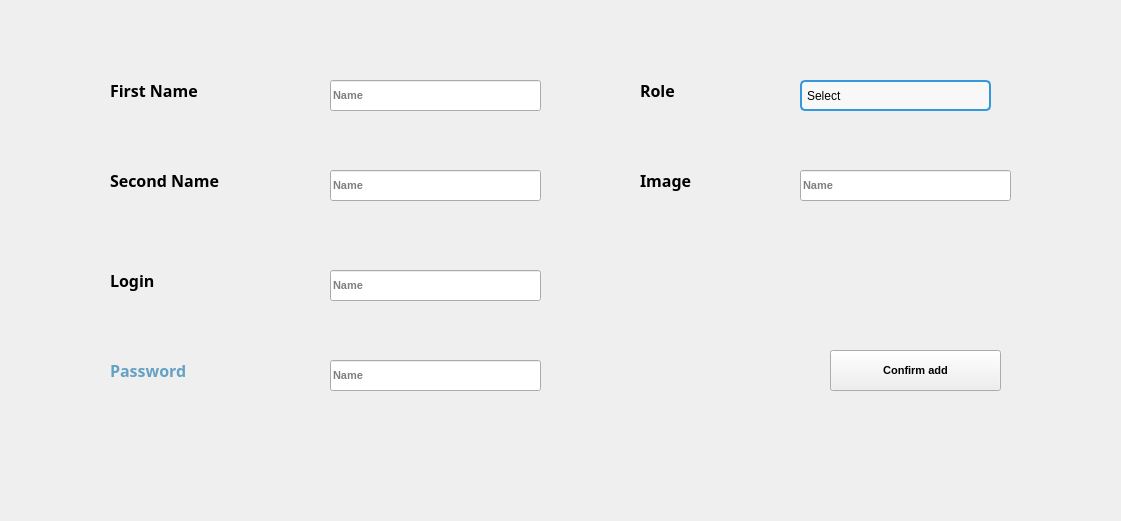
<?xml version="1.0" encoding="UTF-8"?>
<ui version="4.0">
 <class>userlist</class>
 <widget class="QWidget" name="userlist">
  <property name="geometry">
   <rect>
    <x>0</x>
    <y>0</y>
    <width>1121</width>
    <height>521</height>
   </rect>
  </property>
  <property name="windowTitle">
   <string>Form</string>
  </property>
  <property name="styleSheet">
   <string notr="true"/>
  </property>
  <widget class="QStackedWidget" name="add">
   <property name="geometry">
    <rect>
     <x>0</x>
     <y>0</y>
     <width>1121</width>
     <height>521</height>
    </rect>
   </property>
   <property name="font">
    <font>
     <pointsize>8</pointsize>
     <weight>75</weight>
     <bold>true</bold>
    </font>
   </property>
   <property name="currentIndex">
    <number>0</number>
   </property>
   <widget class="QWidget" name="border1">
    <widget class="QLabel" name="course_name">
     <property name="geometry">
      <rect>
       <x>110</x>
       <y>70</y>
       <width>131</width>
       <height>41</height>
      </rect>
     </property>
     <property name="font">
      <font>
       <family>Nirmala UI Semilight</family>
       <pointsize>12</pointsize>
       <weight>75</weight>
       <bold>true</bold>
      </font>
     </property>
     <property name="text">
      <string>First Name</string>
     </property>
    </widget>
    <widget class="QLabel" name="course_type">
     <property name="geometry">
      <rect>
       <x>110</x>
       <y>160</y>
       <width>131</width>
       <height>41</height>
      </rect>
     </property>
     <property name="font">
      <font>
       <family>Nirmala UI Semilight</family>
       <pointsize>12</pointsize>
       <weight>75</weight>
       <bold>true</bold>
      </font>
     </property>
     <property name="text">
      <string>Second Name</string>
     </property>
    </widget>
    <widget class="QLabel" name="course_beginning">
     <property name="geometry">
      <rect>
       <x>110</x>
       <y>260</y>
       <width>161</width>
       <height>41</height>
      </rect>
     </property>
     <property name="font">
      <font>
       <family>Nirmala UI Semilight</family>
       <pointsize>12</pointsize>
       <weight>75</weight>
       <bold>true</bold>
      </font>
     </property>
     <property name="text">
      <string>Login</string>
     </property>
    </widget>
    <widget class="QLabel" name="course_ending">
     <property name="geometry">
      <rect>
       <x>640</x>
       <y>70</y>
       <width>131</width>
       <height>41</height>
      </rect>
     </property>
     <property name="font">
      <font>
       <family>Nirmala UI Semilight</family>
       <pointsize>12</pointsize>
       <weight>75</weight>
       <bold>true</bold>
      </font>
     </property>
     <property name="text">
      <string>Role</string>
     </property>
    </widget>
    <widget class="QLabel" name="course_description">
     <property name="geometry">
      <rect>
       <x>640</x>
       <y>160</y>
       <width>131</width>
       <height>41</height>
      </rect>
     </property>
     <property name="font">
      <font>
       <family>Nirmala UI Semilight</family>
       <pointsize>12</pointsize>
       <weight>75</weight>
       <bold>true</bold>
      </font>
     </property>
     <property name="text">
      <string>Image</string>
     </property>
    </widget>
    <widget class="QLineEdit" name="nom">
     <property name="geometry">
      <rect>
       <x>330</x>
       <y>80</y>
       <width>211</width>
       <height>31</height>
      </rect>
     </property>
     <property name="placeholderText">
      <string>Name</string>
     </property>
    </widget>
    <widget class="QPushButton" name="confirm_add_2">
     <property name="geometry">
      <rect>
       <x>830</x>
       <y>350</y>
       <width>171</width>
       <height>41</height>
      </rect>
     </property>
     <property name="text">
      <string>Confirm add</string>
     </property>
     <property name="checkable">
      <bool>true</bool>
     </property>
    </widget>
    <widget class="QLabel" name="confirm_icon">
     <property name="geometry">
      <rect>
       <x>970</x>
       <y>320</y>
       <width>50</width>
       <height>50</height>
      </rect>
     </property>
     <property name="text">
      <string/>
     </property>
     <property name="pixmap">
      <pixmap resource="../reservation/res.qrc">:/icon/check-mark_1207330.png</pixmap>
     </property>
     <property name="scaledContents">
      <bool>true</bool>
     </property>
    </widget>
    <widget class="QLineEdit" name="prenom">
     <property name="geometry">
      <rect>
       <x>330</x>
       <y>170</y>
       <width>211</width>
       <height>31</height>
      </rect>
     </property>
     <property name="placeholderText">
      <string>Name</string>
     </property>
    </widget>
    <widget class="QLineEdit" name="login">
     <property name="geometry">
      <rect>
       <x>330</x>
       <y>270</y>
       <width>211</width>
       <height>31</height>
      </rect>
     </property>
     <property name="placeholderText">
      <string>Name</string>
     </property>
    </widget>
    <widget class="QLabel" name="course_beginning_2">
     <property name="geometry">
      <rect>
       <x>110</x>
       <y>350</y>
       <width>161</width>
       <height>41</height>
      </rect>
     </property>
     <property name="font">
      <font>
       <family>Nirmala UI Semilight</family>
       <pointsize>12</pointsize>
       <weight>75</weight>
       <bold>true</bold>
      </font>
     </property>
     <property name="styleSheet">
      <string notr="true">    color: #64a1c2;
    font-weight: bold;</string>
     </property>
     <property name="text">
      <string>Password</string>
     </property>
    </widget>
    <widget class="QLineEdit" name="motdepasse">
     <property name="geometry">
      <rect>
       <x>330</x>
       <y>360</y>
       <width>211</width>
       <height>31</height>
      </rect>
     </property>
     <property name="placeholderText">
      <string>Name</string>
     </property>
    </widget>
    <widget class="QComboBox" name="role">
     <property name="geometry">
      <rect>
       <x>800</x>
       <y>80</y>
       <width>191</width>
       <height>31</height>
      </rect>
     </property>
     <property name="styleSheet">
      <string notr="true">QComboBox {
    padding: 5px;
    border: 2px solid #3498db;
    border-radius: 5px;
    background: #f8f8f8;
}

QComboBox::drop-down {
    subcontrol-origin: padding;
    subcontrol-position: right center;
    width: 20px;
    border-left: none;
}

QComboBox::down-arrow {
    image: url(&quot;C:/Users/WorKenX/Desktop/Trad2/reservation/icon/fleche.png&quot;);
    width:10%; 
    height: 10%; 
}
QComboBox::drop-down:hover {
    background: #e0e0e0;
}</string>
     </property>
     <item>
      <property name="text">
       <string>Select</string>
      </property>
     </item>
     <item>
      <property name="text">
       <string>Room</string>
      </property>
     </item>
     <item>
      <property name="text">
       <string>Reservation</string>
      </property>
     </item>
     <item>
      <property name="text">
       <string>Formation</string>
      </property>
     </item>
     <item>
      <property name="text">
       <string>Members</string>
      </property>
     </item>
     <item>
      <property name="text">
       <string>Project</string>
      </property>
     </item>
    </widget>
    <widget class="QLineEdit" name="image">
     <property name="geometry">
      <rect>
       <x>800</x>
       <y>170</y>
       <width>211</width>
       <height>31</height>
      </rect>
     </property>
     <property name="placeholderText">
      <string>Name</string>
     </property>
    </widget>
   </widget>
   <widget class="QWidget" name="border2">
    <widget class="QLineEdit" name="search_user">
     <property name="geometry">
      <rect>
       <x>80</x>
       <y>30</y>
       <width>211</width>
       <height>41</height>
      </rect>
     </property>
     <property name="placeholderText">
      <string>Search</string>
     </property>
    </widget>
    <widget class="QPushButton" name="search_button">
     <property name="geometry">
      <rect>
       <x>310</x>
       <y>30</y>
       <width>71</width>
       <height>41</height>
      </rect>
     </property>
     <property name="text">
      <string/>
     </property>
     <property name="icon">
      <iconset resource="../reservation/res.qrc">
       <normaloff>:/icon/search_5807787.png</normaloff>:/icon/search_5807787.png</iconset>
     </property>
     <property name="iconSize">
      <size>
       <width>30</width>
       <height>30</height>
      </size>
     </property>
     <property name="flat">
      <bool>false</bool>
     </property>
    </widget>
    <widget class="QPushButton" name="sort_button">
     <property name="geometry">
      <rect>
       <x>950</x>
       <y>30</y>
       <width>81</width>
       <height>41</height>
      </rect>
     </property>
     <property name="text">
      <string/>
     </property>
     <property name="icon">
      <iconset resource="../reservation/res.qrc">
       <normaloff>:/icon/setting_6874449.png</normaloff>:/icon/setting_6874449.png</iconset>
     </property>
     <property name="iconSize">
      <size>
       <width>30</width>
       <height>30</height>
      </size>
     </property>
    </widget>
    <widget class="QLabel" name="course_name_8">
     <property name="geometry">
      <rect>
       <x>80</x>
       <y>430</y>
       <width>141</width>
       <height>41</height>
      </rect>
     </property>
     <property name="font">
      <font>
       <family>Nirmala UI Semilight</family>
       <pointsize>13</pointsize>
       <weight>75</weight>
       <bold>true</bold>
      </font>
     </property>
     <property name="styleSheet">
      <string notr="true">color: rgb(0, 0, 127);</string>
     </property>
     <property name="text">
      <string>Generate pdf</string>
     </property>
     <property name="textFormat">
      <enum>Qt::RichText</enum>
     </property>
     <property name="scaledContents">
      <bool>false</bool>
     </property>
    </widget>
    <widget class="QPushButton" name="generate_pdf">
     <property name="geometry">
      <rect>
       <x>200</x>
       <y>420</y>
       <width>61</width>
       <height>51</height>
      </rect>
     </property>
     <property name="text">
      <string/>
     </property>
     <property name="icon">
      <iconset resource="../reservation/res.qrc">
       <normaloff>:/icon/pdf_8304568.png</normaloff>:/icon/pdf_8304568.png</iconset>
     </property>
     <property name="iconSize">
      <size>
       <width>40</width>
       <height>40</height>
      </size>
     </property>
     <property name="flat">
      <bool>false</bool>
     </property>
    </widget>
    <widget class="QLabel" name="course_name_9">
     <property name="geometry">
      <rect>
       <x>480</x>
       <y>420</y>
       <width>161</width>
       <height>41</height>
      </rect>
     </property>
     <property name="font">
      <font>
       <family>Nirmala UI Semilight</family>
       <pointsize>13</pointsize>
       <weight>75</weight>
       <bold>true</bold>
      </font>
     </property>
     <property name="styleSheet">
      <string notr="true">color: rgb(0, 0, 127);</string>
     </property>
     <property name="text">
      <string>Refresh</string>
     </property>
     <property name="textFormat">
      <enum>Qt::RichText</enum>
     </property>
     <property name="scaledContents">
      <bool>false</bool>
     </property>
    </widget>
    <widget class="QPushButton" name="confirm">
     <property name="geometry">
      <rect>
       <x>620</x>
       <y>420</y>
       <width>61</width>
       <height>51</height>
      </rect>
     </property>
     <property name="text">
      <string/>
     </property>
     <property name="icon">
      <iconset resource="../reservation/res.qrc">
       <normaloff>:/icon/diploma_4706145.png</normaloff>:/icon/diploma_4706145.png</iconset>
     </property>
     <property name="iconSize">
      <size>
       <width>40</width>
       <height>40</height>
      </size>
     </property>
     <property name="flat">
      <bool>false</bool>
     </property>
    </widget>
    <widget class="QLabel" name="course_name_10">
     <property name="geometry">
      <rect>
       <x>860</x>
       <y>390</y>
       <width>131</width>
       <height>41</height>
      </rect>
     </property>
     <property name="font">
      <font>
       <family>Nirmala UI Semilight</family>
       <pointsize>13</pointsize>
       <weight>75</weight>
       <bold>true</bold>
      </font>
     </property>
     <property name="styleSheet">
      <string notr="true">color: rgb(0, 0, 127);</string>
     </property>
     <property name="text">
      <string>Update</string>
     </property>
     <property name="textFormat">
      <enum>Qt::RichText</enum>
     </property>
     <property name="scaledContents">
      <bool>false</bool>
     </property>
    </widget>
    <widget class="QPushButton" name="update">
     <property name="geometry">
      <rect>
       <x>970</x>
       <y>390</y>
       <width>61</width>
       <height>51</height>
      </rect>
     </property>
     <property name="text">
      <string/>
     </property>
     <property name="icon">
      <iconset resource="../reservation/res.qrc">
       <normaloff>:/icon/edit_1443396.png</normaloff>:/icon/edit_1443396.png</iconset>
     </property>
     <property name="iconSize">
      <size>
       <width>40</width>
       <height>40</height>
      </size>
     </property>
     <property name="flat">
      <bool>false</bool>
     </property>
    </widget>
    <widget class="QLabel" name="course_name_11">
     <property name="geometry">
      <rect>
       <x>860</x>
       <y>450</y>
       <width>131</width>
       <height>41</height>
      </rect>
     </property>
     <property name="font">
      <font>
       <family>Nirmala UI Semilight</family>
       <pointsize>13</pointsize>
       <weight>75</weight>
       <bold>true</bold>
      </font>
     </property>
     <property name="styleSheet">
      <string notr="true">color: rgb(0, 0, 127);</string>
     </property>
     <property name="text">
      <string>Delete</string>
     </property>
     <property name="textFormat">
      <enum>Qt::RichText</enum>
     </property>
     <property name="scaledContents">
      <bool>false</bool>
     </property>
    </widget>
    <widget class="QPushButton" name="delete_2">
     <property name="geometry">
      <rect>
       <x>970</x>
       <y>450</y>
       <width>61</width>
       <height>51</height>
      </rect>
     </property>
     <property name="text">
      <string/>
     </property>
     <property name="icon">
      <iconset resource="../reservation/res.qrc">
       <normaloff>:/icon/delete_3983957.png</normaloff>:/icon/delete_3983957.png</iconset>
     </property>
     <property name="iconSize">
      <size>
       <width>40</width>
       <height>40</height>
      </size>
     </property>
     <property name="flat">
      <bool>false</bool>
     </property>
    </widget>
    <widget class="QTableWidget" name="taable">
     <property name="geometry">
      <rect>
       <x>80</x>
       <y>100</y>
       <width>711</width>
       <height>261</height>
      </rect>
     </property>
     <column>
      <property name="text">
       <string>First Name</string>
      </property>
     </column>
     <column>
      <property name="text">
       <string>Second Name</string>
      </property>
     </column>
     <column>
      <property name="text">
       <string>Login</string>
      </property>
      <property name="background">
       <color>
        <red>100</red>
        <green>161</green>
        <blue>194</blue>
       </color>
      </property>
     </column>
     <column>
      <property name="text">
       <string>Password</string>
      </property>
     </column>
     <column>
      <property name="text">
       <string>Role</string>
      </property>
     </column>
     <column>
      <property name="text">
       <string>image</string>
      </property>
     </column>
    </widget>
    <widget class="QComboBox" name="comboBox">
     <property name="geometry">
      <rect>
       <x>720</x>
       <y>30</y>
       <width>201</width>
       <height>41</height>
      </rect>
     </property>
     <item>
      <property name="text">
       <string>Sort by</string>
      </property>
     </item>
     <item>
      <property name="text">
       <string>First Name</string>
      </property>
     </item>
     <item>
      <property name="text">
       <string>Second Name</string>
      </property>
     </item>
     <item>
      <property name="text">
       <string>Login</string>
      </property>
     </item>
     <item>
      <property name="text">
       <string>Password</string>
      </property>
     </item>
     <item>
      <property name="text">
       <string>Role</string>
      </property>
     </item>
    </widget>
   </widget>
   <widget class="QWidget" name="border3">
    <widget class="QLabel" name="stat1">
     <property name="geometry">
      <rect>
       <x>10</x>
       <y>80</y>
       <width>511</width>
       <height>261</height>
      </rect>
     </property>
     <property name="text">
      <string/>
     </property>
     <property name="pixmap">
      <pixmap resource="../reservation/res.qrc">:/icon/f.png</pixmap>
     </property>
     <property name="scaledContents">
      <bool>true</bool>
     </property>
    </widget>
    <widget class="QLabel" name="stat2">
     <property name="geometry">
      <rect>
       <x>570</x>
       <y>80</y>
       <width>531</width>
       <height>261</height>
      </rect>
     </property>
     <property name="text">
      <string/>
     </property>
     <property name="pixmap">
      <pixmap resource="../reservation/res.qrc">:/icon/e.png</pixmap>
     </property>
     <property name="scaledContents">
      <bool>true</bool>
     </property>
    </widget>
   </widget>
  </widget>
 </widget>
 <resources>
  <include location="../reservation/res.qrc"/>
 </resources>
 <connections/>
</ui>
